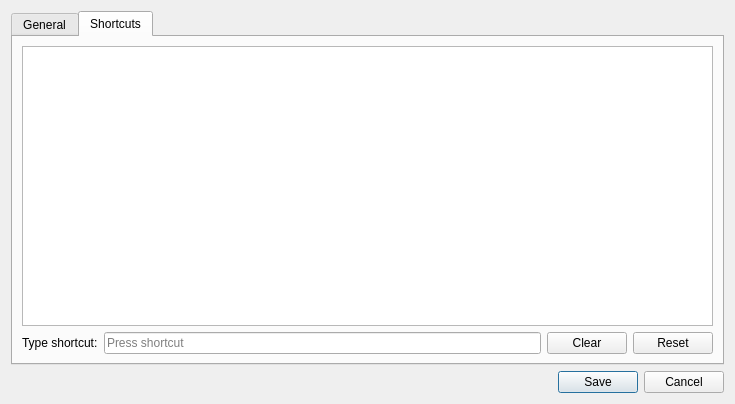
<?xml version="1.0" encoding="UTF-8"?>
<ui version="4.0">
 <class>PreferencesDialog</class>
 <widget class="QDialog" name="PreferencesDialog">
  <property name="geometry">
   <rect>
    <x>0</x>
    <y>0</y>
    <width>735</width>
    <height>404</height>
   </rect>
  </property>
  <property name="windowTitle">
   <string>Preferences</string>
  </property>
  <layout class="QVBoxLayout" name="verticalLayout">
   <item>
    <widget class="QTabWidget" name="tabWidget">
     <property name="currentIndex">
      <number>1</number>
     </property>
     <widget class="QWidget" name="generalTab">
      <attribute name="title">
       <string>General</string>
      </attribute>
     </widget>
     <widget class="QWidget" name="shortcutsTab">
      <attribute name="title">
       <string>Shortcuts</string>
      </attribute>
      <layout class="QVBoxLayout" name="verticalLayout_2">
       <item>
        <widget class="QListWidget" name="shortcutListWidget">
         <property name="sortingEnabled">
          <bool>true</bool>
         </property>
        </widget>
       </item>
       <item>
        <layout class="QHBoxLayout" name="shortcutControlsLayout">
         <item>
          <widget class="QLabel" name="shortcutKeySequenceLabel">
           <property name="text">
            <string>Type shortcut:</string>
           </property>
          </widget>
         </item>
         <item>
          <widget class="QKeySequenceEdit" name="shortcutKeySequenceEdit"/>
         </item>
         <item>
          <widget class="QPushButton" name="shortcutClearButton">
           <property name="text">
            <string>Clear</string>
           </property>
          </widget>
         </item>
         <item>
          <widget class="QPushButton" name="shortcutResetButton">
           <property name="text">
            <string>Reset</string>
           </property>
          </widget>
         </item>
        </layout>
       </item>
      </layout>
     </widget>
    </widget>
   </item>
   <item>
    <widget class="QDialogButtonBox" name="buttonBox">
     <property name="orientation">
      <enum>Qt::Horizontal</enum>
     </property>
     <property name="standardButtons">
      <set>QDialogButtonBox::Cancel|QDialogButtonBox::Save</set>
     </property>
    </widget>
   </item>
  </layout>
 </widget>
 <resources/>
 <connections>
  <connection>
   <sender>buttonBox</sender>
   <signal>accepted()</signal>
   <receiver>PreferencesDialog</receiver>
   <slot>accept()</slot>
   <hints>
    <hint type="sourcelabel">
     <x>248</x>
     <y>254</y>
    </hint>
    <hint type="destinationlabel">
     <x>157</x>
     <y>274</y>
    </hint>
   </hints>
  </connection>
  <connection>
   <sender>buttonBox</sender>
   <signal>rejected()</signal>
   <receiver>PreferencesDialog</receiver>
   <slot>reject()</slot>
   <hints>
    <hint type="sourcelabel">
     <x>316</x>
     <y>260</y>
    </hint>
    <hint type="destinationlabel">
     <x>286</x>
     <y>274</y>
    </hint>
   </hints>
  </connection>
 </connections>
</ui>
